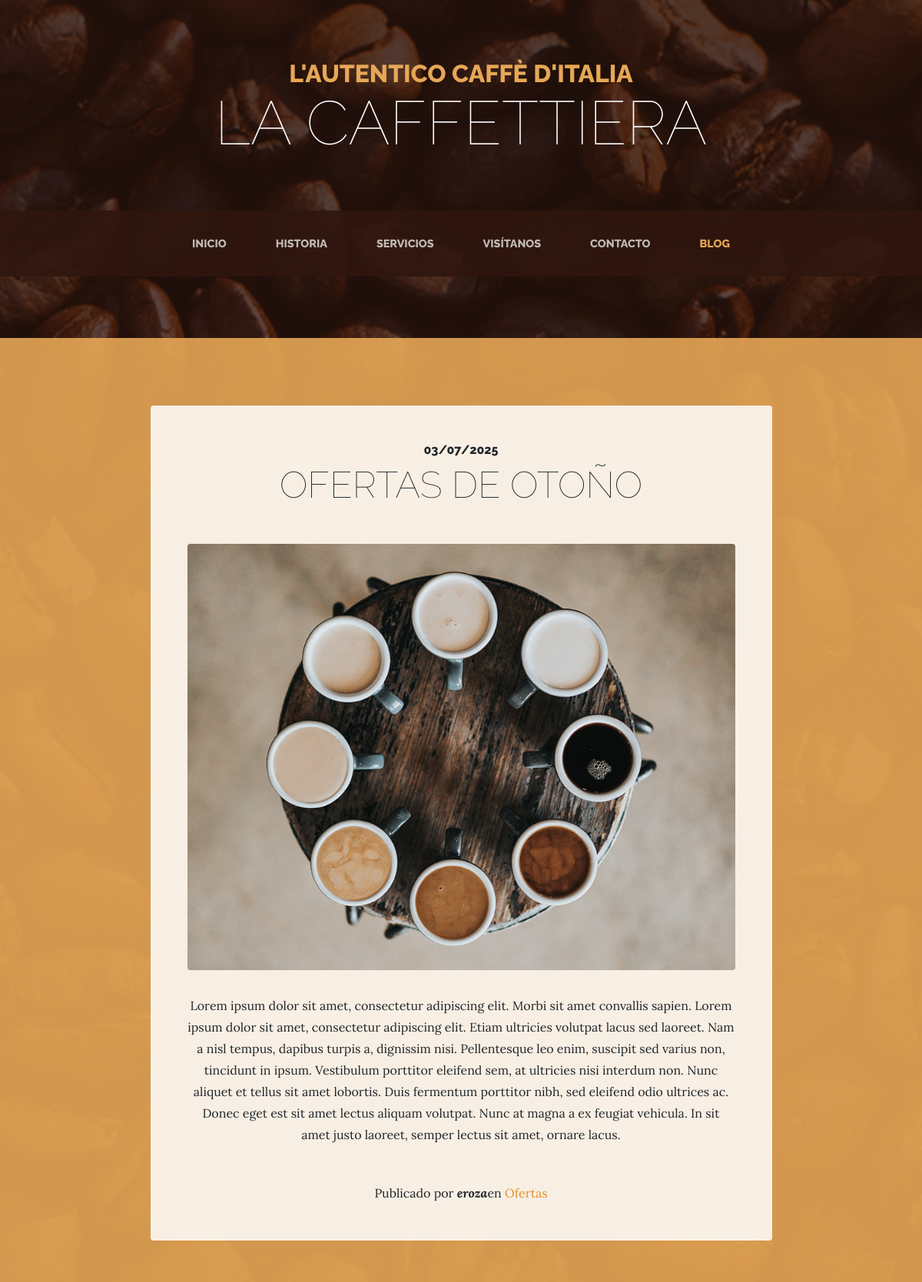
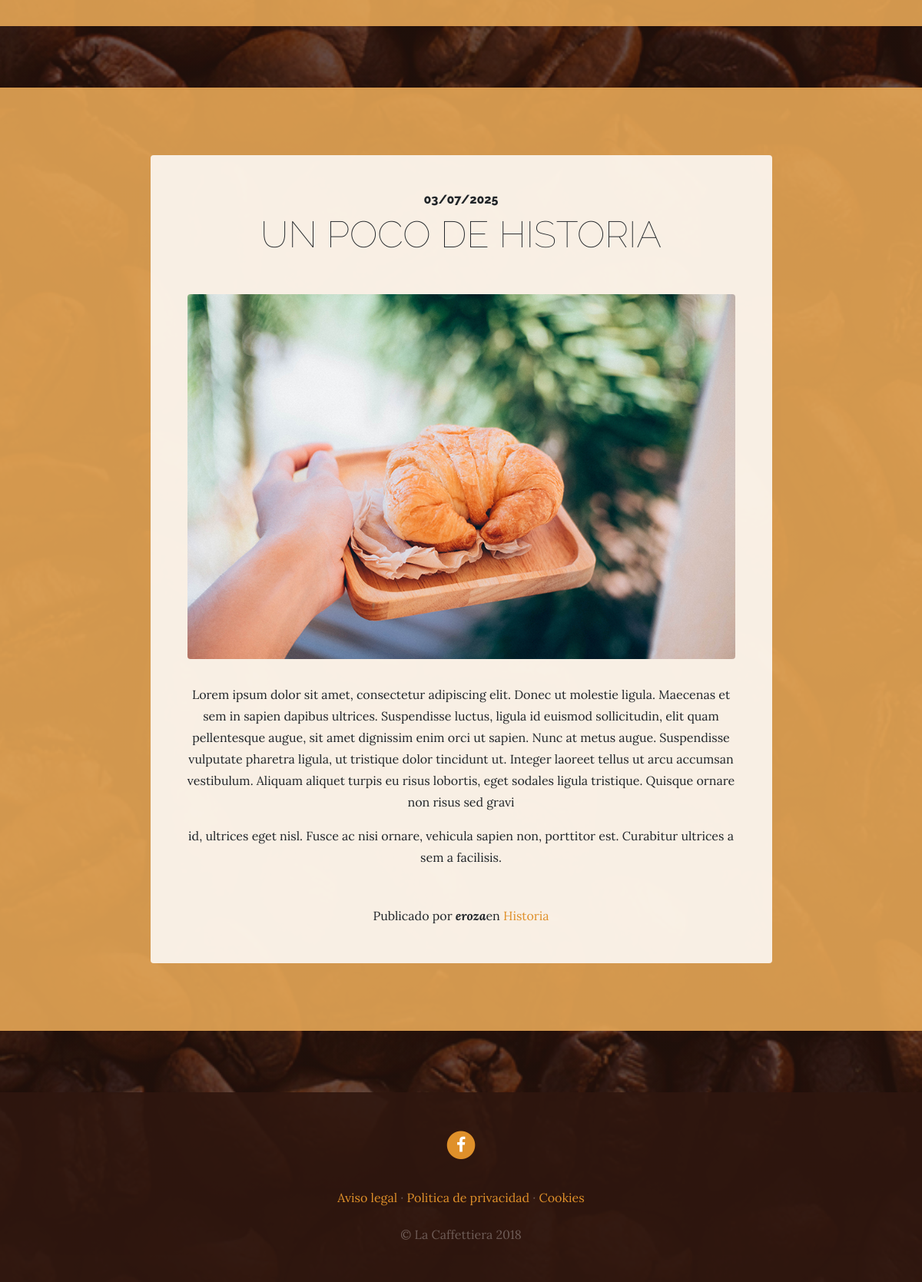
Screenshot of /blog/ with the database file from the repository (2 pictures, top to bottom).
### blog/models.py (models this page shows, shortened)
class Post(models.Model):
    title=models.CharField(max_length=200,verbose_name="Titulo")
    content=models.TextField(verbose_name="Contenido")
    published=models.DateTimeField(default=now,verbose_name="Fecha de publicacion")
    image=models.ImageField(upload_to="blog",null=True,blank=True,verbose_name="Imagen")
    author=models.ForeignKey(User,on_delete=models.CASCADE,verbose_name="Autor")
    categories=models.ManyToManyField(Category,verbose_name="Categorias", related_name="get_posts")
    created=models.DateTimeField(auto_now_add=True,verbose_name="Fecha de creacion")
    updated=models.DateTimeField(auto_now=True,verbose_name="Fecha de edicion")
    class Meta:
        verbose_name="entrada"
        verbose_name_plural="entradas"

class Category(models.Model):
    name= models.CharField(max_length=100,verbose_name="Nombre")
    created=models.DateTimeField(auto_now_add=True,verbose_name="Fecha de creacion")
    updated=models.DateTimeField(auto_now=True,verbose_name="Fecha de edicion")
    class Meta:
        verbose_name="categoria"
        verbose_name_plural="categorias"

### pages/models.py (models this page shows, shortened)
class Page(models.Model):
    title=models.CharField(verbose_name="Título",max_length=200)
    content=RichTextField(verbose_name="Contenido")
    order=models.SmallIntegerField(verbose_name="Orden",default=0)
    created=models.DateTimeField(auto_now_add=True,verbose_name="Fecha de creacion")
    updated=models.DateTimeField(auto_now=True,verbose_name="Fecha de edicion")
    class Meta:
        verbose_name="página"
        verbose_name_plural="paginas"
        ordering=['order','title']

### blog/views.py (the view)
# urls.py: path('',views.blog,name="blog"),
def blog (request):
    post=Post.objects.all()
    return render(request,"blog/blog.html",{'posts':post})

### pages/templatetags/pages_extras.py (called while the page is built)
@register.simple_tag
def get_page_list():
    pages=Page.objects.all()
    return pages

### social/processors.py (called while the page is built)
def ctx_dict(request):
    ctx={}
    links = Link.objects.all()
    for link in links:
        ctx[link.key]=link.url
    return ctx

### blog/templates/blog/blog.html (shortened to what this page needs)
{% extends 'core/base.html' %}
{% load static %}
{% block content %}
  {% for  post in posts  %}
  <section class="page-section cta">
    <div class="container">
      <div class="row">
        <div class="col-xl-9 mx-auto">
          <div class="cta-innerv text-center rounded">
            <h2 class="section-heading mb-5">
              <span class="section-heading-upper">{{post.published|date:"SHORT_DATE_FORMAT"}}</span>
              <span class="section-heading-lower">{{post.title}}</span>
            </h2>
            <p class="mb-0">
              <img class="mx-auto d-flex rounded img-fluid mb-3 mb-lg-0" src="{{post.image.url}}" alt="">
            </p>
            <p class="mb-0 mbt">{{post.content|linebreaks}}</p>
            <p class="mb-0 mbt">
              <span class="section-heading-under">Publicado por <em><b>{{post.author}}</b></em>en
                {% for category in post.categories.all %}
                    <a href="{% url 'category' category.id %}" class="link">
                    {{category.name}}</a>
                {% endfor %}
              </span>
            </p>
          </div>
        </div>
      </div>
    </div>
  </section>
  {% endfor %}
{% endblock %}

### core/templates/core/base.html (shortened to what this page needs)
<!DOCTYPE html>
<html lang="es">
  <head>
    {% load static %}
    <link href="{% static 'core/vendor/bootstrap/css/bootstrap.min.css' %}" rel="stylesheet">
    <link href="{% static 'core/vendor/font-awesome/css/font-awesome.min.css' %}" rel="stylesheet" type="text/css">
    <link href="{% static 'core/css/business-casual.css' %}" rel="stylesheet">
  </head>
  <body>
    <h1 class="site-heading text-center text-white d-none d-lg-block">
      <span class="site-heading-upper text-primary mb-3">L'autentico caffè d'italia</span>
      <span class="site-heading-lower">La Caffettiera</span>
    </h1>
    <nav class="navbar navbar-expand-lg navbar-dark py-lg-4" id="mainNav">
      <div class="container">
        <div class="collapse navbar-collapse" id="navbarResponsive">
          <ul class="navbar-nav mx-auto">
            <li class="nav-item px-lg-4 {% if request.path == '/' %}active{% endif %}">
              <a class="nav-link text-uppercase text-expanded" href="{% url 'home' %}">Inicio</a>
            </li>
            <li class="nav-item px-lg-4 {% if request.path == '/about/' %}active{% endif %}">
              <a class="nav-link text-uppercase text-expanded" href="{% url 'about' %}">Historia</a>
            </li>
            <li class="nav-item px-lg-4 {% if request.path == '/services/' %}active{% endif %}">
              <a class="nav-link text-uppercase text-expanded" href="{% url 'services' %}">Servicios</a>
            </li>
            <li class="nav-item px-lg-4 {% if request.path == '/store/' %}active{% endif %}">
              <a class="nav-link text-uppercase text-expanded" href="{% url 'store' %}">Visítanos</a>
            </li>
            <li class="nav-item px-lg-4 {% if request.path == '/contact/' %}active{% endif %}">
              <a class="nav-link text-uppercase text-expanded" href="{% url 'contact' %}">Contacto</a>
            </li>
            <li class="nav-item px-lg-4 {% if request.path|slice:":6" == '/blog/' %}active{% endif %}">
              <a class="nav-link text-uppercase text-expanded" href="{% url 'blog' %}">Blog</a>
            </li>
          </ul>
        </div>
      </div>
    </nav>
    {% block content %} {% endblock %}
    <footer class="footer text-faded text-center py-5">
      <div class="container">
        <p class="m-0">
          {% if LINK_FACEBOOK %}
            <a href="{{LINK_FACEBOOK}}" class="link">
                <span class="fa-stack fa-lg">
                <i class="fa fa-circle fa-stack-2x"></i>
                <i class="fa fa-facebook fa-stack-1x fa-inverse"></i>
                </span>
            </a>
          {% endif %}
	      </p>
        <p class="m-0 mbt">
          {% load pages_extras %}
          {% get_page_list as page_list %}
          {% for page in page_list %}
            <a href="{% url 'page' page.id page.title|slugify %}" class="link">{{page.title}}</a> {% if not forloop.last %}·{% endif %}
          {% endfor %}
        </p>
        <p class="m-0 mbt1">&copy; La Caffettiera 2018</p>
      </div>
	  </footer>
  </body>
</html>

### core/static/core/css/business-casual.css (style rules this page uses)
body { font-family: 'Lora'; background: linear-gradient(rgba(47, 23, 15, 0.65), rgba(47, 23, 15, 0.65)), url("../img/bg.jpg"); background-attachment: fixed; background-position: center; background-size: cover; }
h1, h2, h3, h4, h5, h6 { font-family: 'Raleway'; }
p { line-height: 1.75; }
.text-faded { color: rgba(255, 255, 255, 0.3); }
.site-heading { margin-top: 5rem; margin-bottom: 5rem; text-transform: uppercase; line-height: 1; font-family: 'Raleway'; }
.site-heading .site-heading-upper { display: block; font-size: 2rem; font-weight: 800; }
.site-heading .site-heading-lower { font-size: 5rem; font-weight: 100; line-height: 4rem; }
.page-section { margin-top: 5rem; margin-bottom: 5rem; }
.section-heading { text-transform: uppercase; }
.section-heading .section-heading-upper { display: block; font-size: 1rem; font-weight: 800; padding-bottom:.5rem; }
.section-heading .section-heading-lower { display: block; font-size: 3rem; font-weight: 100; }
#mainNav { background-color: rgba(47, 23, 15, 0.9); font-family: 'Raleway'; }
#mainNav .navbar-nav .nav-item .nav-link { color: rgba(255, 255, 255, 0.7); font-weight: 800; }
#mainNav .navbar-nav .nav-item.active .nav-link { color: #e6a756; }
@media (min-width: 992px) { #mainNav .navbar-nav .nav-item .nav-link { font-size: 0.9rem; } }
.cta { padding-top: 5rem; padding-bottom: 5rem; background-color: rgba(230, 167, 86, 0.9); }
.cta .cta-innerv { position: relative; padding: 3rem; margin: 0.5rem; background-color: rgba(255, 255, 255, 0.85); }
.footer { background-color: rgba(47, 23, 15, 0.9); }
.text-primary { color: #e6a756 !important; }
.mbt { padding-top: 2rem; }
.mbt1 { padding-top: 1.25rem; }
a.link { color: #df902a; }

### rows the page displays
Post: published "03/07/2025", title "OFERTAS DE OTOÑO", image (picture), content "Lorem ipsum dolor sit amet, consectetur adipiscing elit. Morbi sit amet convallis sapien. Lorem ipsum dolor sit amet, consectetur adipiscing elit. Etiam ultricies volutpat lacus sed laoreet. Nam a nisl tempus, dapibus turpis a, dignissim nisi. Pellentesque leo enim, suscipit sed varius non, tincidunt in ipsum. Vestibulum porttitor eleifend sem, at ultricies nisi interdum non. Nunc aliquet et tellus sit amet lobortis. Duis fermentum porttitor nibh, sed eleifend odio ultrices ac. Donec eget est sit amet lectus aliquam volutpat. Nunc at magna a ex feugiat vehicula. In sit amet justo laoreet, semper lectus sit amet, ornare lacus.", author "eroza"
Category: name "Ofertas"
Post: published "03/07/2025", title "UN POCO DE HISTORIA", image (picture), content "Lorem ipsum dolor sit amet, consectetur adipiscing elit. Donec ut molestie ligula. Maecenas et sem in sapien dapibus ultrices. Suspendisse luctus, ligula id euismod sollicitudin, elit quam pellentesque augue, sit amet dignissim enim orci ut sapien. Nunc at metus augue. Suspendisse vulputate pharetra ligula, ut tristique dolor tincidunt ut. Integer laoreet tellus ut arcu accumsan vestibulum. Aliquam aliquet turpis eu risus lobortis, eget sodales ligula tristique. Quisque ornare non risus sed gravi id, ultrices eget nisl. Fusce ac nisi ornare, vehicula sapien non, porttitor est. Curabitur ultrices a sem a facilisis.", author "eroza"
Category: name "Historia"
Page: title "Aviso legal"
Page: title "Politica de privacidad"
Page: title "Cookies"
